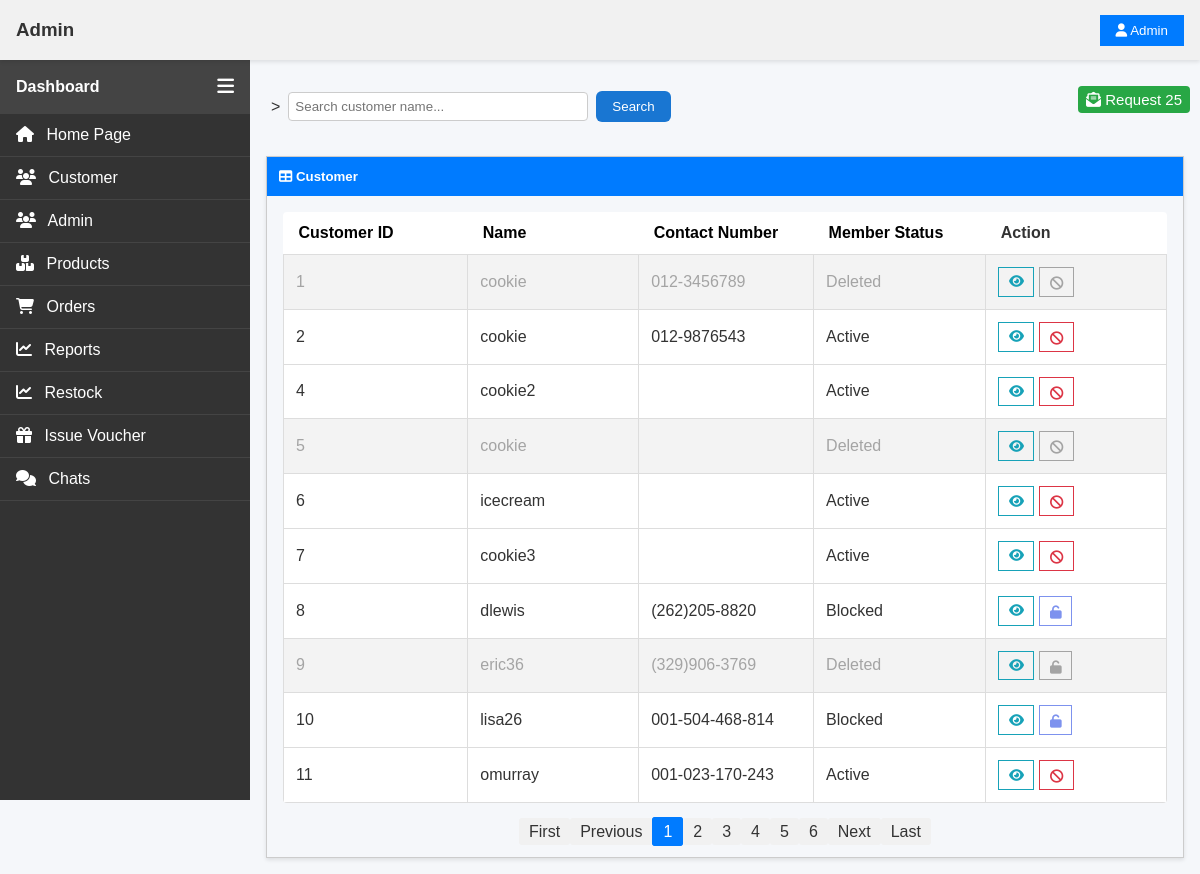
The page /pages/admin/view_customer.php (signed in) on the database its author committed.
### tables this page shows
CREATE TABLE `user` (
  `userID` int(11) NOT NULL,
  `username` varchar(255) NOT NULL,
  `passwordHash` varchar(255) NOT NULL,
  `address` text DEFAULT NULL,
  `birthdate` date DEFAULT NULL,
  `email` varchar(255) NOT NULL,
  `emailVerified` tinyint(1) NOT NULL DEFAULT 0 COMMENT 'tinyint(1) is the same as boolean. 0 is false, 1 is true.',
  `phoneNo` varchar(15) DEFAULT NULL,
  `gender` enum('F','M','R') NOT NULL DEFAULT 'R' COMMENT 'F: Female. \r\nM: Male.\r\nR: Rather not say',
  `profilePic` varchar(255) DEFAULT NULL,
  `bio` varchar(1000) DEFAULT NULL,
  `memberStatus` enum('Active','Blocked') NOT NULL DEFAULT 'Active' COMMENT 'Active: regular registered user. Blocked: barred from admin from logging in.',
  `isDeleted` tinyint(1) NOT NULL DEFAULT 0 COMMENT 'tinyint(1) is the same as boolean. 0 is false, 1 is true.'
);

### pages/admin/view_customer.php (the view, shortened to what this page needs)
<?php
require '../../_base.php';
require_once  "../admin/main.php";
?>
<?php
$fields = [
    'userID' => 'Customer ID',
    'username' => 'Name',
    'phoneNo' => 'Contact Number',
    'memberStatus' => 'Member Status'
];
$username = $_GET['username'] ?? '';
$sort = req('sort');
key_exists($sort,$fields)||$sort='userID';
$dir = req('dir');
in_array($dir,['asc','desc'])||$dir='asc';
$page = req('page', 1);
require_once '../../Pager.php';
$p = new Pager("SELECT * FROM user WHERE username like ? ORDER BY $sort $dir", ["%$username%"], 10, $page);
$arr = $p->result;
$stmA = $_db->prepare("SELECT COUNT(*) AS TotalRequest FROM blockeduser WHERE role ='user' AND status='request'");
$stmA->execute();
$resultA = $stmA->fetch();
?>
<div class="main-content" style="  margin-left: var(--sidebar-width);
margin-top: 50px;
padding: 1rem;">
<div class="searchBar" style="display:flex;">
    <div>
    <form class="search-box" method="get" action="view_customer.php">>
<input
$value ="<?= htmlentities($_GET[$username] ?? '', ENT_QUOTES, 'UTF-8');?>"
    type="text"
    name="username"
    placeholder="Search customer name..."
    style="padding: 6px; border-radius: 4px; border: 1px solid #ccc; width: 300px;"
    required >
  <button onclick="playSoundx()" type="submit">Search</button>
</form>
    </div>
    <div style="position: absolute; right: 0;">
    <a href="/pages/admin/view_customer_request.php" class="btn-add"><i class="fa-solid fa-envelope-open-text"></i> Request <?= htmlspecialchars($resultA->TotalRequest) ?></a>
    </div>
</div>
    <div class="container-table">
        <div class="tb-title">
            <h5 style="margin: 0;"><i class="fas fa-table"></i> Customer </h5>
        </div>
        <div style="padding: 1rem;">
            <table class="tb">
                <tr>
                <?php
        sorting($fields, $_GET['sort'] ?? '', $_GET['dir'] ?? '');
        ?>
        <th>Action</th>
                </tr>
                <?php foreach ($arr as $c): ?>
                    <tr class="row <?php if ($c->isDeleted == 1) echo 'deletedAccount' ?>">
                        <td class="content td"><?= $c->userID ?></td>
                        <td class="content td"><?= $c->username ?></td>
                        <td class="content td"><?= $c->phoneNo ?></td>
                        <td class="content td"><?= $c->isDeleted == 1 ? 'Deleted' : $c->memberStatus ?></td>
                        <td class="content td">
                            <div class="action">
                                <button class="action-btn-details" data-get="customer_detail.php?userID=<?= $c->userID ?>"><i class="fas fa-eye"></i></button>
                                <?php if ($c->memberStatus=='Active'): ?>
                                <button <?php if ($c->isDeleted == 1) echo 'disabled' ?>onclick="playSound()" class="action-btn-delete" data-post="/pages/admin/blockCustomer.php?userID=<?= $c->userID ?>" data-confirm="Are you sure you want to block this user?"><i class="fas fa-ban"></i></button>
                                <?php endif ?>
                                <?php if ($c->memberStatus=='Blocked'): ?>
                                <button <?php if ($c->isDeleted == 1) echo 'disabled' ?>onclick="playSound()" class="action-btn-unblocked" data-post="/pages/admin/unblockCustomer.php?userID=<?= $c->userID ?>" data-confirm="Are you sure you want to unblock this user?"><i class="fas fa-unlock"></i></button>
                                <?php endif ?>
                            </div>
                        </td>
                    </tr>
                <?php endforeach ?>
            </table>
            <div class="pagination" style="text-align: center; margin-top: 1rem;">
<?= $p->html("sort=$sort&dir=$dir") ?>
    </div>
        </div>
                                </div>
</div>
<?php
require '../../admin_foot.php';
?>

### pages/admin/main.php (shortened to what this page needs)
<!DOCTYPE html>
<html lang="en" data-theme="light">
<head>
  <link rel="stylesheet" href="https://cdnjs.cloudflare.com/ajax/libs/font-awesome/6.4.0/css/all.min.css">
  <link rel="stylesheet" href="/css/main.css">
  <link rel="stylesheet" href="/css/topbar.css">
  <link rel="stylesheet" href="/css/sidebar.css">
  <link rel="stylesheet" href="/css/admin.css">
  <link rel="stylesheet" href="../../lang.js">
  <?php link_stylesheet($stylesheetArray ?? ''); ?>
</head>
<body>
  <?php include __DIR__ . "/../../admin_topbar.php"; ?>
  <?php include __DIR__ . '/../../admin_sidebar.php'; ?>

### _base.php (shortened to what this page needs)
<?php
$time = time();
function link_stylesheet($stylesheetArray) {
    global $time;
    if (is_array($stylesheetArray)) {
        foreach ($stylesheetArray as $stylesheet) {
            echo "<link rel='stylesheet' href='$stylesheet?v=$time' />";
        }
    }
}
function req($key, $value=null){
    $value = $_REQUEST[$key] ?? $value;
    return is_array($value) ? array_map('trim',$value) : trim($value);
}
try {
    $_db = new PDO('mysql:dbname=web_based_assignment;host=localhost;port=3306', 'root', '', [
        PDO::ATTR_DEFAULT_FETCH_MODE => PDO::FETCH_OBJ,
        PDO::ATTR_ERRMODE => PDO::ERRMODE_EXCEPTION,
    ]);
}
catch (PDOException $e) {
    die("Database error: " . $e->getMessage());
}
if (is_logged_in("admin")) {
    global $_db;
    global $_admin;
    $_admin = $_db->query("SELECT * FROM `admin` WHERE id = '{$_SESSION['adminID']}'")->fetch();
}
function is_logged_in($role, $adminLevel = null): bool {
    if ($role == "user" ) {
        return isset($_SESSION['userID']);
    }
    else if ($role == "admin") {
        if (!$adminLevel) {
            return true;
        }
        global $_admin;
        return $_admin->adminLevel == $adminLevel;
    }
    else {
        return false;
    }
}
function admin_is_level($adminLevel) {
    global $_admin;
    return $_admin->adminLevel == $adminLevel;
}
function sorting($fields, $sort, $dir, $href = '') {
    foreach ($fields as $k => $v) {
        $d = 'asc';
        $c = '';
        $queryString = http_build_query(array_merge($_GET, ['sort' => $k, 'dir' => $d]));
        echo "<th><a href='?$queryString' class='$c'>$v</a></th>";
    }
}

### admin_topbar.php (shortened to what this page needs)
<!DOCTYPE html>
<html lang="en">
<head>
  <link rel="stylesheet" href="/css/topbar.css">
</head>
<body>
<div class="topbar">
  <h3>Admin</h3>
  <div class="topbar-right">
    <div class="dropdown">
      <button class="dropdown-toggle" type="button">
        <i class="fas fa-user"></i> Admin
      </button>
    </div>
  </div>
</div>

### admin_sidebar.php
<div class="sidebar" id="sidebar">
  <div class="sidebar-header">
    <h4>Dashboard</h4>
    <button class="sidebar-toggle-btn" id="sidebarToggle">
      <i class="fas fa-bars"></i>
    </button>
  </div>
  <ul class="nav-links">
    <li>
      <a href="/pages/admin/admin_home.php"><i class="fas fa-house"></i> Home Page</a>
    </li>
    <li>
      <a href="/pages/admin/view_customer.php"><i class="fas fa-users"></i> Customer</a>
    </li>
    <?php if(admin_is_level(adminLevel:"main")):?>
    <li>
      <a href="/pages/admin/admin_Management.php"><i class="fas fa-users"></i> Admin</a>
    </li>
    <?php endif?>
    <li>
      <a href="/pages/admin/product/admin_product.php"><i class="fas fa-boxes"></i> Products</a>
    </li>
    <li>
      <a href="/pages/admin/admin_order.php"><i class="fas fa-shopping-cart"></i> Orders</a>
    </li>
    <li>
      <a href="/pages/admin/product/adminProductAnlysis.php"><i class="fas fa-chart-line"></i> Reports</a>
    </li>
    <li>
      <a href="/pages/admin/product/stock.php"><i class="fas fa-chart-line"></i> Restock </a>
    </li>
    <li>
      <a href="/pages/admin/issueVoucher.php"><i class="fas fa-gift"></i> Issue Voucher </a>
    </li>
    <li>
      <a href="/pages/admin/admin_chat.php"><i class="fas fa-comments"></i> Chats </a>
    </li>
  </ul>
</div>

### pager.php (shortened to what this page needs)
<?php
class Pager {
    public $page;
    public $page_count;
    public function __construct($query, $params, $limit, $page) {
        global $_db;
        $this->limit = ctype_digit($limit) ? max($limit, 1) : 10;
        $this->page = ctype_digit($page) ? max($page, 1) : 1;
        $q = preg_replace('/SELECT.+FROM/', 'SELECT COUNT(*) FROM', $query, 1);
        $stm = $_db->prepare($q);
        $stm->execute($params);
        $this->item_count = $stm->fetchColumn();
        $this->page_count = ceil($this->item_count / $this->limit);
        $offset = ($this->page - 1) * $this->limit;
        $stm = $_db->prepare($query . " LIMIT $offset, $this->limit");
        $stm->execute($params);
        $this->result = $stm->fetchAll();
    }
    public function html($href = '', $attr = '') {
        $prev = max($this->page - 1, 1);
        $next = min($this->page + 1, $this->page_count);
        echo "<nav class='pager' $attr>";
        echo "<a href='?page=1&$href'>First</a>";
        echo "<a href='?page=$prev&$href'>Previous</a>";
        for ($p = 1; $p <= $this->page_count; $p++) {
            $c = $p == $this->page ? 'active' : '';
            echo "<a href='?page=$p&$href' class='$c'>$p</a>";
        }
        echo "<a href='?page=$next&$href'>Next</a>";
        echo "<a href='?page=$this->page_count&$href'>Last</a>";
        echo "</nav>";
    }
}

### admin_foot.php (shortened to what this page needs)
</body>
</html>

### css/main.css (style rules this page uses)
body { margin: 0; padding: 0; font-family: Arial, sans-serif; background-color: #f8f9fa; color: #333; }
.main-content { margin-left: var(--sidebar-width); margin-top: 50px; padding: 1rem; }
.container-table { border: 1px solid #ccc; box-shadow: 0 2px 4px rgba(0,0,0,0.1); }
.tb-title { background-color: #007bff; color: #fff; padding: 0.75rem; }
.tb { width: 100%; border-collapse: collapse; }
.td { padding: 0.75rem; border: 1px solid #ddd; }
.action-btn-details { padding: 0.3rem 0.6rem; border: 1px solid #17a2b8; background: none; cursor: pointer; color: #17a2b8; }
.action-btn-delete { padding: 0.3rem 0.6rem; padding-top: 8px ; border: 1px solid #dc3545; background: none; cursor: pointer; color: #dc3545; }
.action-btn-unblocked { padding: 0.3rem 0.6rem; padding-top: 8px ; border: 1px solid #7d92ee; background: none; cursor: pointer; color: #7d92ee; }
.pagination a { padding: 5px 10px; background: #f1f1f1; text-decoration: none; border-radius: 3px; color: #333; }
.pagination { display: flex; justify-content: center; align-items: center; gap: 5px; }
.pagination .active { background-color: #007bff; color: #fff; border: 1px solid #007bff; }
.search-box { display: flex; align-items: center; gap: 0.5rem; flex: 1; }
.search-box input[type="text"] { padding: 0.5rem 1rem; border-radius: 6px; border: 1px solid #ccc; flex: 1; }
.search-box button { padding: 0.5rem 1rem; border: none; background-color: #1976d2; color: white; border-radius: 6px; cursor: pointer; transition: background-color 0.3s; }

### css/topbar.css (style rules this page uses)
:root { --topbar-height: 60px; }
.topbar { position: fixed; top: 0; left: 0; right: 0; height: var(--topbar-height); background-color: #f1f1f1; color: #333; display: flex; align-items: center; justify-content: space-between; padding: 0 1rem; box-shadow: 0 2px 4px rgba(0, 0, 0, 0.1); z-index: 9999; }
.topbar h3 { margin: 0; }
.topbar-right { display: flex; align-items: center; gap: 1rem; }
.dropdown { position: relative; }
.dropdown-toggle { background: #007bff; color: #fff; border: none; padding: 0.5rem 1rem; cursor: pointer; }

### css/sidebar.css (style rules this page uses)
:root { --sidebar-width: 250px; --topbar-height: 60px; }
.sidebar { position: fixed; top: var(--topbar-height); left: 0; width: var(--sidebar-width); height: calc(100vh - var(--topbar-height)); background-color: #333; color: #fff; transition: all 0.3s; overflow-y: auto; z-index: 9998; }
.sidebar-header { display: flex; justify-content: space-between; align-items: center; background-color: #444; padding: 1rem; }
.sidebar-header h4 { margin: 0; }
.sidebar-toggle-btn { background: none; border: none; color: #fff; font-size: 1.2rem; cursor: pointer; }
.nav-links { list-style: none; padding: 0; margin: 0; }
.nav-links li { border-bottom: 1px solid #444; }
.nav-links li a { display: block; padding: 0.75rem 1rem; color: #fff; text-decoration: none; transition: background-color 0.2s; }
.nav-links li a i { margin-right: 0.5rem; }
.active { background-color: #555; }

### css/admin.css (style rules this page uses)
* { box-sizing: border-box; }
:root { --side-container-width: 150px; }
body { margin: 0; font-family: Arial, sans-serif; }
.main-content { margin-left: var(--sidebar-width); margin-top: 50px; padding: 1rem; }
.container-table { border: 1px solid #ccc; box-shadow: 0 2px 4px rgba(0,0,0,0.1); }
.tb-title { background-color: #007bff; color: #fff; padding: 0.75rem; }
.tb { width: 100%; border-collapse: collapse; }
.td { padding: 0.75rem; border: 1px solid #ddd; }
.action-btn-details { padding: 0.3rem 0.6rem; border: 1px solid #17a2b8; background: none; cursor: pointer; color: #17a2b8; }
.action-btn-delete { padding: 0.3rem 0.6rem; padding-top: 8px ; border: 1px solid #dc3545; background: none; cursor: pointer; color: #dc3545; }
.action-btn-unblocked { padding: 0.3rem 0.6rem; padding-top: 8px ; border: 1px solid #7d92ee; background: none; cursor: pointer; color: #7d92ee; }
.tb th a { color: inherit; display: block; color:black; text-decoration: none; }

### css/admin_product.css (style rules this page uses)
* { margin: 0; padding: 0; box-sizing: border-box; }
body { font-family: Arial, sans-serif; background-color: #f5f7fa; color: #333; }
.btn-add { background-color: #28a745; }
table { width: 100%; border-collapse: collapse; background-color: #fff; margin-bottom: 20px; border-radius: 4px; overflow: hidden; }
table th, table td { padding: 12px 15px; text-align: left; border-bottom: 1px solid #ddd; }
table th { font-weight: 600; }
.pagination a { padding: 5px 10px; background: #f1f1f1; text-decoration: none; border-radius: 3px; color: #333; }

### rows shown on the page
user: userID "1", username "cookie", phoneNo "012-3456789", isDeleted "Deleted"
user: userID "2", username "cookie", phoneNo "012-9876543", memberStatus "Active"
user: userID "4", username "cookie2", memberStatus "Active"
user: userID "5", username "cookie", isDeleted "Deleted"
user: userID "6", username "icecream", memberStatus "Active"
user: userID "7", username "cookie3", memberStatus "Active"
user: userID "8", username "dlewis", phoneNo "(262)205-8820", memberStatus "Blocked"
user: userID "9", username "eric36", phoneNo "(329)906-3769", isDeleted "Deleted"
user: userID "10", username "lisa26", phoneNo "001-504-468-814", memberStatus "Blocked"
user: userID "11", username "omurray", phoneNo "001-023-170-243", memberStatus "Active"

### other values the page prints
$resultA->TotalRequest "25"
$v "Customer ID"
$v "Name"
$v "Contact Number"
$v "Member Status"
